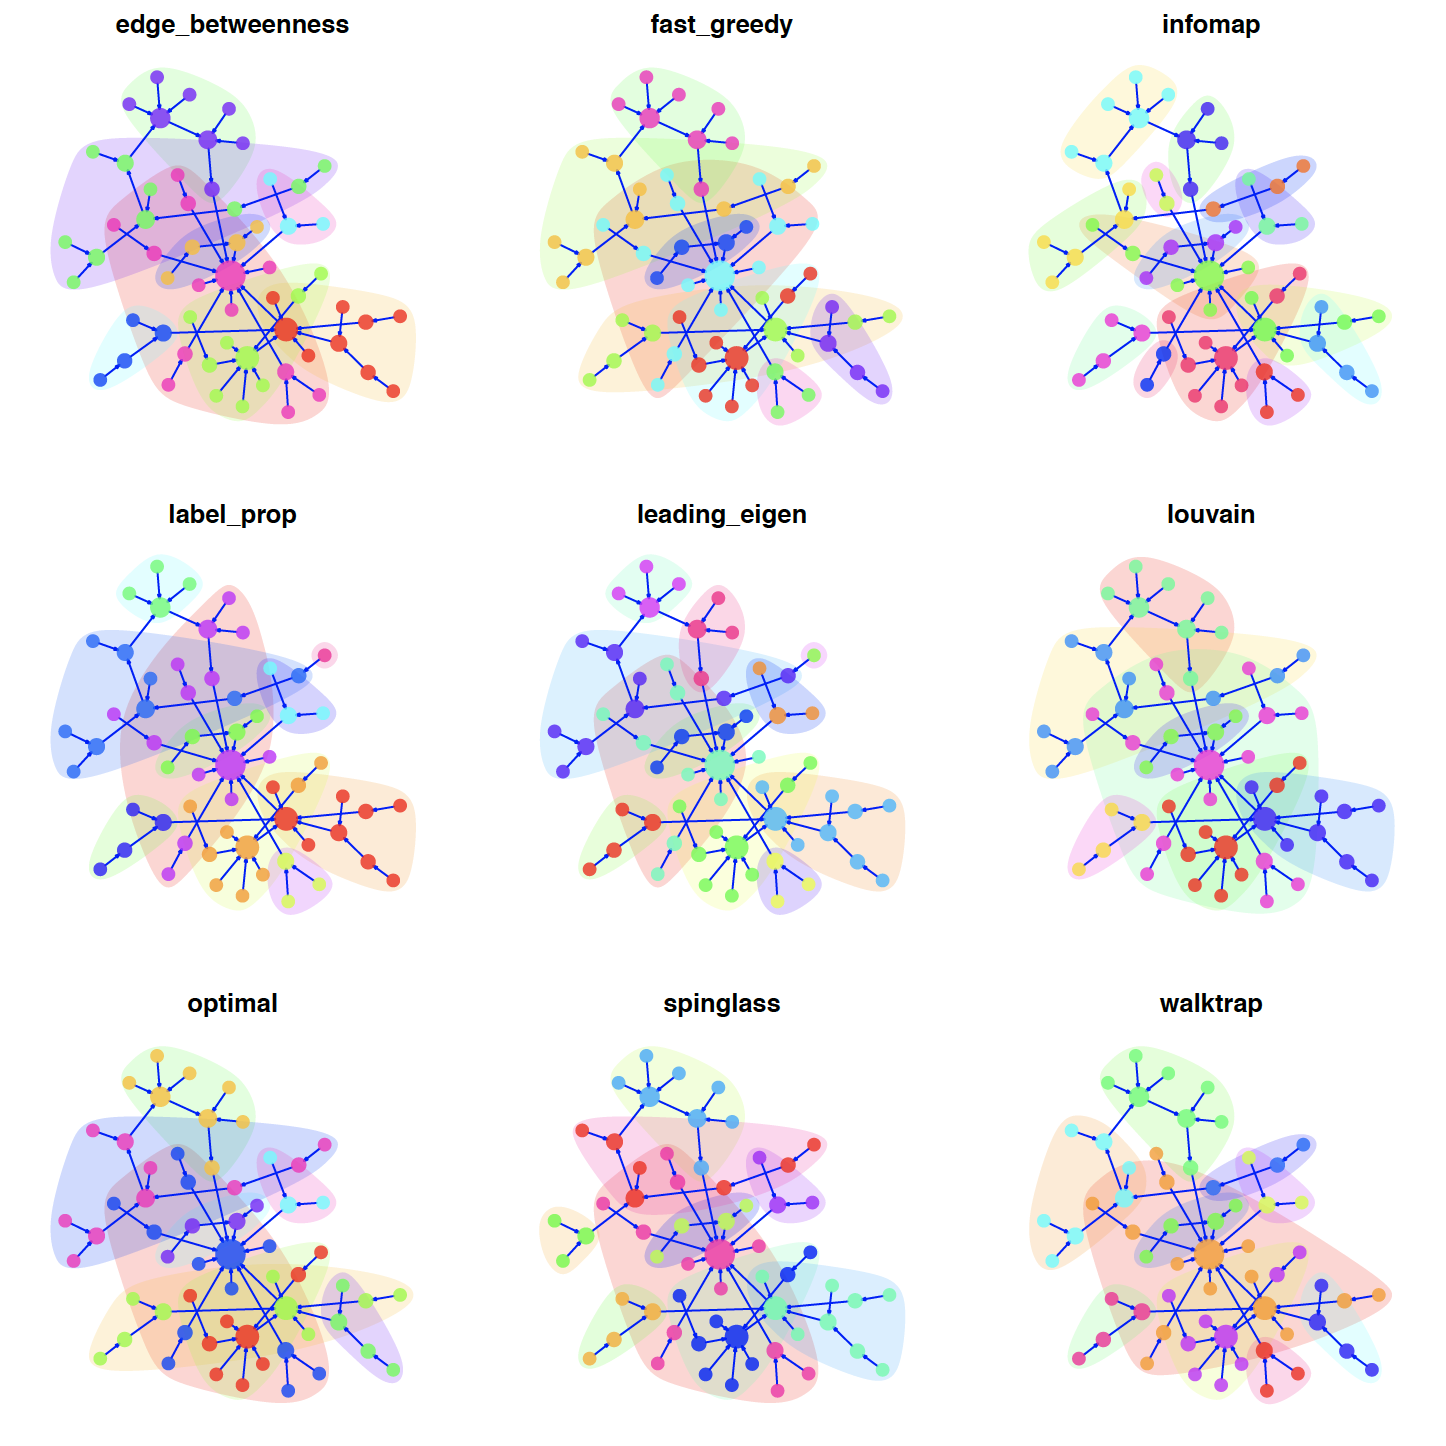

The script that saved this image:
rm(list=ls());

library(igraph);

## set node number
node.n <- 60;
## generate a scale free network 
g     <- barabasi.game(node.n);

## get cluster algorithms
clusters <- grep("^cluster\\_", ls("package:igraph"), value=TRUE)
## get layout
l        <- layout.davidson.harel(g)

pdf("04do_igraph_cluster.pdf", 8, 8);
par(mfrow=c(3, 3), mar=c(2,2,2,2));
for (cl in 1:length(clusters)){
  ## cluster
  if (cl==3){
    wc   <- do.call(clusters[cl], list(as.undirected(g), nb.trials = 20));
  } else if (cl==4){
    wc   <- do.call(clusters[cl], list(as.undirected(g), initial = sample(E(g)$name)));
  } else if (cl==5){
    wc   <- do.call(clusters[cl], list(as.undirected(g), start=membership(wc)));
  } else if (cl==8){
    wc   <- do.call(clusters[cl], list(as.undirected(g), spins = sample(10:30, 1)));
  } else if (cl==9){
    wc   <- do.call(clusters[cl], list(as.undirected(g), steps = sample(2:8, 1)));
  } else {
    wc   <- do.call(clusters[cl], list(as.undirected(g)));
  }
  main <- gsub("cluster_", "", clusters[cl]);
  ## set colors
  col1  <- rainbow(length(wc), alpha=0.2);
  col2  <- sample(rainbow(length(wc), alpha=0.8));
  plot(g, layout=l,  main=main, edge.arrow.size=0.1, 
       vertex.label=NA,
       mark.groups=wc, mark.col=col1, mark.border=col1, mark.shape=1,
       vertex.size=degree(g)+6, vertex.color=col2[membership(wc)], vertex.frame.color=col2[membership(wc)], 
       edge.color="blue", edge.lty=1);
}
dev.off();
